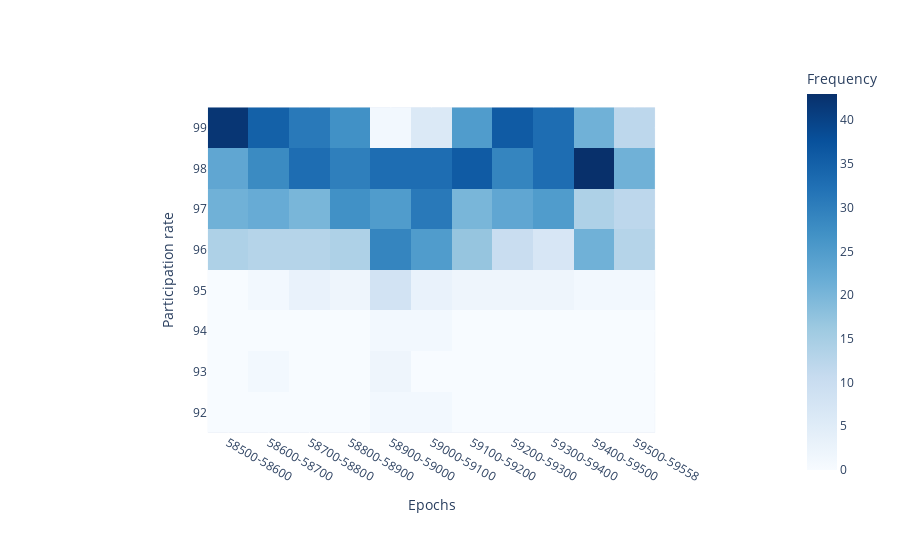

Notebook code cell kept with this figure:
### Markdown cell above
We continue our analysis by looking at how the participation rate was affected by this mini incident.

### Code cell
bucket_size = 100
df["bucket"] = np.floor_divide(df["epoch"], bucket_size)
df["n_bxs"] = 1
bins = pd.IntervalIndex.from_tuples([(i,i+1) for i in range(int(min(df["global_participation_rate"])), 100)][::-1])
df["participation_bin"] = pd.cut(df["global_participation_rate"], bins)
df_bucket = df[["bucket", "participation_bin", "n_bxs"]].groupby(["bucket", "participation_bin"]).sum("n_bxs").reset_index()
epoch_names = df_bucket.bucket.apply(
    lambda bucket: f"{max(min(df['epoch']), bucket * bucket_size)}-{min(max(df['epoch']), (bucket + 1) * bucket_size)}"
)
df_bucket["epoch"] = epoch_names
df_bucket = df_bucket[["participation_bin", "n_bxs", "epoch"]].pivot(index="participation_bin", columns=["epoch"])

px.imshow(
    df_bucket.to_numpy(),
    labels=dict(x="Epochs", y="Participation rate", color="Frequency"),
    x = sorted(list(set(epoch_names))),
    y = [str(s) for s in np.flip(np.arange(int(min(df["global_participation_rate"])), 100))],
    color_continuous_scale='blues'
)

### Figure 1 — Plotly figure (JSON) as saved in the notebook; plotly's stock layout.template omitted (floating-point values rounded to 4 significant figures)
{"data": [{"coloraxis": "coloraxis", "hovertemplate": "Epochs: %{x}<br>Participation rate: %{y}<br>Frequency: %{z}<extra></extra>", "name": "0", "type": "heatmap", "x": ["58500-58600", "58600-58700", "58700-58800", "58800-58900", "58900-59000", "59000-59100", "59100-59200", "59200-59300", "59300-59400", "59400-59500", "59500-59558"], "xaxis": "x", "y": ["99", "98", "97", "96", "95", "94", "93", "92"], "yaxis": "y", "z": [[42, 35, 31, 27, 1, 6, 25, 36, 33, 21, 12], [23, 28, 33, 30, 33, 33, 36, 29, 33, 43, 21], [21, 22, 20, 27, 25, 31, 20, 23, 25, 14, 12], [14, 13, 13, 14, 29, 25, 17, 10, 7, 21, 13], [0, 1, 3, 2, 8, 3, 2, 2, 2, 1, 1], [0, 0, 0, 0, 1, 1, 0, 0, 0, 0, 0], [0, 1, 0, 0, 2, 0, 0, 0, 0, 0, 0], [0, 0, 0, 0, 1, 1, 0, 0, 0, 0, 0]]}], "layout": {"autosize": true, "coloraxis": {"colorbar": {"title": {"text": "Frequency"}}, "colorscale": [[0, "rgb(247,251,255)"], [0.125, "rgb(222,235,247)"], [0.25, "rgb(198,219,239)"], [0.375, "rgb(158,202,225)"], [0.5, "rgb(107,174,214)"], [0.625, "rgb(66,146,198)"], [0.75, "rgb(33,113,181)"], [0.875, "rgb(8,81,156)"], [1, "rgb(8,48,107)"]]}, "margin": {"t": 60}, "xaxis": {"anchor": "y", "autorange": true, "constrain": "domain", "domain": [0.1819, 0.8181], "range": [-0.5, 10.5], "scaleanchor": "y", "title": {"text": "Epochs"}, "type": "category"}, "yaxis": {"anchor": "x", "autorange": true, "constrain": "domain", "domain": [0, 1], "range": [7.5, -0.5], "title": {"text": "Participation rate"}, "type": "category"}}}
